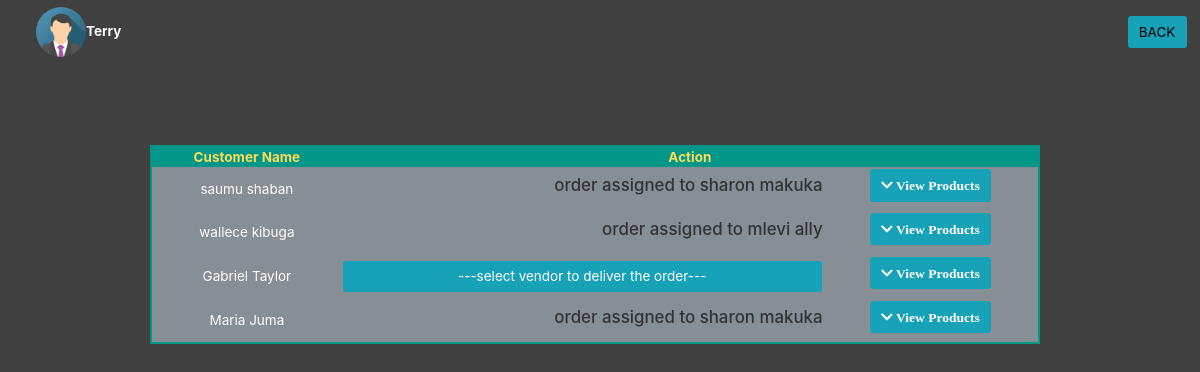
The app's page /system/orders.php (signed in) with its own data.
### tables this page shows
CREATE TABLE `tbl_order` (
  `s/n` int(11) NOT NULL,
  `customer_id` int(20) NOT NULL,
  `product_id` int(11) NOT NULL,
  `quantity` int(15) NOT NULL,
  `status` set('pending','on delivery','delivered') NOT NULL DEFAULT 'pending',
  `vendor` varchar(20) DEFAULT NULL,
  `code` int(6) DEFAULT NULL
);

CREATE TABLE `user` (
  `nationid` int(30) NOT NULL,
  `firstname` varchar(20) NOT NULL,
  `lastname` varchar(20) NOT NULL,
  `sex` enum('male','female') NOT NULL,
  `phonenumber` int(25) DEFAULT NULL,
  `password` varchar(50) NOT NULL,
  `user_type` set('user','vendor','admin') NOT NULL DEFAULT 'user'
);

### system/orders.php (the view, shortened to what this page needs)
<?php
if (!isset($_SESSION['fname'])) {
   header("location:signup.php");
 } else{
	 $conn =mysqli_connect("localhost","root" ,"","agriculture");
?>
<!DOCTYPE html>
<html>
<head>
	<link rel="stylesheet" type="text/css" href="css/fontawesome.min.css">
	<link rel="stylesheet" type="text/css" href="css/fontawesome-all.css">
	<link rel="stylesheet" type="text/css" href="css/bootstrap.css">
	<link rel="stylesheet" type="text/css" href="css/bootstrap.min.css">
	<link rel="stylesheet" href="bootstrap/css/bootstrap4-toggle.min.css">
	<link rel="stylesheet" href="bootstrap/css/bootstrap.css">
	<link rel="stylesheet" href="bootstrap/css/bootstrap.min.css">
</head>
<body>
	<nav class="navbar navbar-expand-lg navbar-light">
		<b class="text-light"><img src="profile/avatar.png" alt="Avatar" class="avatar"><?php echo  $_SESSION['fname']; ?> </b>
		<div class="collapse navbar-collapse" id="navbarText">
			<a href="admin.php" class="btn btn-info" style="color:black; text-decoration: none;">BACK</a>
		</div>
	</nav>
	<table style="border:2px solid #009688; float:center">
		<thead>
			<tr style="background-color:#009688;color:#FFDB58;text-align:center">
				<th colspan="2">Customer Name</th>
				<th colspan="2">Action</th>
			</tr>
		</thead>
		<tbody>
			<?php
			$query = "SELECT * FROM TBL_order,product,user WHERE TBL_order.customer_id = user.nationid AND TBL_order.product_id = product.product_id AND TBL_order.status != 'delivered' GROUP BY user.nationid";
			$i = 1;
			$run = mysqli_query($conn,$query);
			foreach ($run as $row) {
				?>
				<tr class="bg-gray">
					<td colspan="2" style="color: white;text-align:center;"><?php echo $row["firstname"]." ".$row["lastname"]; ?></td>
					<td>
						<?php
						if (mysqli_num_rows(mysqli_query($conn, "SELECT * FROM TBL_order,user WHERE TBL_order.vendor = user.nationid AND vendor != '' AND customer_id = ".$row['customer_id'])) > 0) {
							$vendor = mysqli_fetch_assoc(mysqli_query($conn, "SELECT * FROM TBL_order,user WHERE customer_id = '".$row["customer_id"]."' AND TBL_order.vendor = user.nationid"));
							echo "<div class='text-right h5'>order assigned to ".$vendor["firstname"]." ".$vendor["lastname"]."</div>";
						}else{
						?>
							<form class="" action="" method="post">
								<select name="vendor" class="btn btn-info form-control" onchange="this.form.submit()" required>
									<option value="" disabled selected hidden>---select vendor to deliver the order---</option>
								</select>
							</form>
						<?php } ?>
					</td>
					<td class="panel-group text-center">
						<div class="panel panel-default">
							<div class="panel-heading">
								<h4 class="panel-title">
									<a data-toggle="collapse" href="#collapse<?php echo $i; ?>" class="collapsed btn btn-info"><i class="fa fa-chevron-down"> View Products</i></a>
								</h4>
							</div>
						</div>
					</td>
				</tr>
				<br>
				<?php
				$i++ ;
			}
			?>
		</tbody>
	</table>
</body>
</html>
<?php }?>

### system/orders.php (style rules this page uses)
* { margin: 0; padding: 0; box-sizing: border-box; }
body { background-image: linear-gradient(rgba(0,0,0,0.75),rgba(0,0,0,0.75)),url("profile/Getty.jpg"); background-size: cover; background-repeat: no-repeat; min-height: 100vh; background-position: center; }
.avatar { vertical-align: middle; width: 50px; height: 50px; border-radius: 50%; }
table { width:890px; height:200px; margin-left: 150px; }

### records on screen
tbl_order: customer.firstname "saumu", customer.lastname "shaban", user.firstname "sharon", user.lastname "makuka"
tbl_order: customer.firstname "wallece", customer.lastname "kibuga", user.firstname "mlevi", user.lastname "ally"
tbl_order: customer.firstname "Gabriel", customer.lastname "Taylor"
tbl_order: customer.firstname "Maria", customer.lastname "Juma", user.firstname "sharon", user.lastname "makuka"

### other values on screen
$_SESSION['fname'] "Terry"
